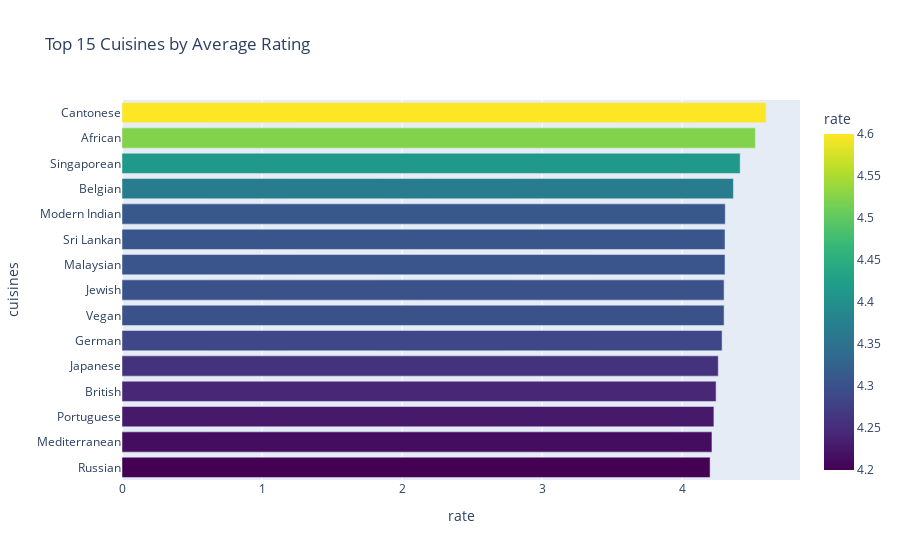

The notebook cell saved with this chart:
### Code cell
#Task 1: Cuisine vs Rating (Plotly)

# Prepare data
df_cuisine = df.copy()
df_cuisine['cuisines'] = df_cuisine['cuisines'].apply(lambda x: [i.strip() for i in x.split(',')])
df_cuisine = df_cuisine.explode('cuisines')

# Group by cuisine and calculate mean rating
cuisine_rating = df_cuisine.groupby('cuisines')['rate'].mean().sort_values(ascending=False).reset_index()

# Top 15 cuisines
top_cuisines = cuisine_rating.head(15)

# Plot using Plotly
fig1 = px.bar(top_cuisines, 
              x='rate', 
              y='cuisines', 
              orientation='h',
              color='rate',
              color_continuous_scale='Viridis',
              title='Top 15 Cuisines by Average Rating')
fig1.update_layout(yaxis={'categoryorder':'total ascending'})
fig1.show()

### Figure 1 — Plotly figure (JSON) as saved in the notebook; plotly's stock layout.template omitted (floating-point values rounded to 4 significant figures)
{"data": [{"hovertemplate": "rate=%{marker.color}<br>cuisines=%{y}<extra></extra>", "legendgroup": "", "marker": {"color": [4.6, 4.524, 4.415, 4.367, 4.308, 4.307, 4.306, 4.3, 4.3, 4.286, 4.258, 4.243, 4.227, 4.213, 4.2], "coloraxis": "coloraxis", "pattern": {"shape": ""}}, "name": "", "orientation": "h", "showlegend": false, "textposition": "auto", "type": "bar", "x": [4.6, 4.524, 4.415, 4.367, 4.308, 4.307, 4.306, 4.3, 4.3, 4.286, 4.258, 4.243, 4.227, 4.213, 4.2], "xaxis": "x", "y": ["Cantonese", "African", "Singaporean", "Belgian", "Modern Indian", "Sri Lankan", "Malaysian", "Vegan", "Jewish", "German", "Japanese", "British", "Portuguese", "Mediterranean", "Russian"], "yaxis": "y"}], "layout": {"barmode": "relative", "coloraxis": {"colorbar": {"title": {"text": "rate"}}, "colorscale": [[0, "#440154"], [0.1111, "#482878"], [0.2222, "#3e4989"], [0.3333, "#31688e"], [0.4444, "#26828e"], [0.5556, "#1f9e89"], [0.6667, "#35b779"], [0.7778, "#6ece58"], [0.8889, "#b5de2b"], [1, "#fde725"]]}, "legend": {"tracegroupgap": 0}, "title": {"text": "Top 15 Cuisines by Average Rating"}, "xaxis": {"anchor": "y", "domain": [0, 1], "title": {"text": "rate"}}, "yaxis": {"anchor": "x", "categoryorder": "total ascending", "domain": [0, 1], "title": {"text": "cuisines"}}}}
